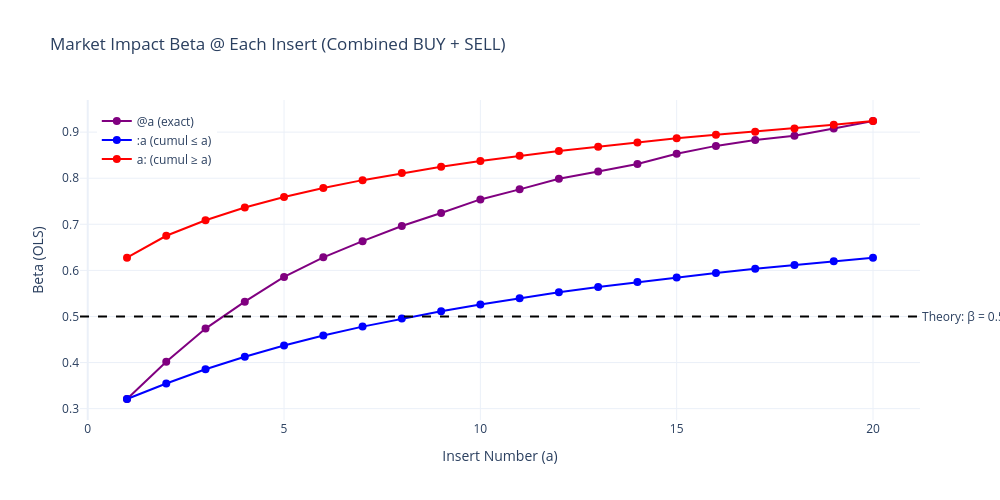

Here is the notebook cell this chart was saved with:
### Markdown cell above
## Beta @ Each Insert (Combined) - [@a, a:, :a]

3 curves on one plot:
- **@a** (exact): beta computed using only points where iteration == a
- **:a** (cumulative up to a): beta using points where iteration <= a
- **a:** (cumulative from a): beta using points where iteration >= a

### Code cell
def compute_beta_per_iteration_3modes(buy_books, buy_msgs, buy_cond_lens,
                                       sell_books, sell_msgs, sell_cond_lens,
                                       aggressive_indices_buy, aggressive_indices_sell):
    """
    Compute market impact beta for each iteration in 3 modes:
    - @a (exact): only points where iteration == a
    - :a (cumulative to): points where iteration <= a
    - a: (cumulative from): points where iteration >= a
    Returns: (beta_exact, beta_upto, beta_from) - each dict {iteration: beta}
    """
    eps = 1e-12
    common_sids = sorted(set(buy_books.keys()) & set(sell_books.keys()))
    
    all_points = []  # (x, y, sample_id, iteration, scenario)
    alphas = []
    
    for scenario, books, msgs, cond_lens, aggr_indices_gen in [
        ('BUY', buy_books, buy_msgs, buy_cond_lens, aggressive_indices_buy),
        ('SELL', sell_books, sell_msgs, sell_cond_lens, aggressive_indices_sell)
    ]:
        if len(aggr_indices_gen) == 0:
            continue
            
        for sid in common_sids:
            if sid not in books:
                continue
                
            msg_arr = msgs[sid]
            book_arr = books[sid]
            junction = cond_lens[sid]

            aggr_indices = get_absolute_aggressive_indices(aggr_indices_gen, junction)
            aggr_indices = aggr_indices[aggr_indices < len(msg_arr)]
            
            if len(aggr_indices) < 2:
                continue

            sizes = msg_arr[aggr_indices, 3].astype(float)
            prices = msg_arr[aggr_indices, 4].astype(float)

            first_idx = aggr_indices[0]
            ref_price = (book_arr[first_idx, 0] + book_arr[first_idx, 2]) / 2

            if ref_price <= 0:
                continue

            Q_cum = np.cumsum(sizes)
            notional_cum = np.cumsum(sizes * prices)
            vwap = notional_cum / np.maximum(Q_cum, eps)
            
            if scenario == 'BUY':
                impact = (vwap - ref_price) / ref_price
            else:
                impact = (ref_price - vwap) / ref_price
            
            impact = np.abs(impact)

            gen_msgs = msg_arr[junction:]
            exec_mask = gen_msgs[:, 1].astype(int) == 4
            V_exp = np.sum(gen_msgs[exec_mask, 3].astype(float)) if np.any(exec_mask) else 1.0
            V_exp = max(V_exp, eps)

            midprices = (book_arr[junction:, 0] + book_arr[junction:, 2]) / 2
            H, L = np.max(midprices), np.min(midprices)
            
            if H > L and L > 0:
                eta = np.log(H / L) / 0.8325546
                alphas.append(np.log(max(eta, eps)))

            valid_mask = impact > eps
            if np.sum(valid_mask) < 2:
                continue

            x_vals = np.log(Q_cum[valid_mask] / V_exp)
            y_vals = np.log(impact[valid_mask])
            iterations = np.arange(1, len(sizes) + 1)[valid_mask]
            
            for x, y, it in zip(x_vals, y_vals, iterations):
                all_points.append((x, y, sid, int(it), scenario))

    if not all_points or not alphas:
        print("No valid data for beta estimation")
        return {}, {}, {}

    alpha_global = np.mean(alphas)
    
    all_X = np.array([p[0] for p in all_points])
    all_Y = np.array([p[1] for p in all_points])
    all_iters = np.array([p[3] for p in all_points])
    
    unique_iters = sorted(set(all_iters))
    
    def compute_beta_for_mask(mask):
        X = all_X[mask]
        Y = all_Y[mask]
        y_adj = Y - alpha_global
        valid = np.isfinite(X) & np.isfinite(y_adj) & (X != 0)
        if np.sum(valid) < 2:
            return None
        return float(np.dot(X[valid], y_adj[valid]) / np.dot(X[valid], X[valid]))
    
    beta_exact = {}   # @a
    beta_upto = {}    # :a
    beta_from = {}    # a:
    
    for it in unique_iters:
        # @a: exact
        b = compute_beta_for_mask(all_iters == it)
        if b is not None:
            beta_exact[it] = b
        
        # :a: cumulative up to a
        b = compute_beta_for_mask(all_iters <= it)
        if b is not None:
            beta_upto[it] = b
        
        # a: cumulative from a
        b = compute_beta_for_mask(all_iters >= it)
        if b is not None:
            beta_from[it] = b
    
    return beta_exact, beta_upto, beta_from


print("Computing beta for each iteration (3 modes)...")
beta_exact, beta_upto, beta_from = compute_beta_per_iteration_3modes(
    buy_books, buy_msgs, buy_cond_lens,
    sell_books, sell_msgs, sell_cond_lens,
    AGGRESSIVE_INDICES_BUY, AGGRESSIVE_INDICES_SELL
)

if beta_exact:
    fig = go.Figure()
    
    # @a (exact)
    iters_e = sorted(beta_exact.keys())
    fig.add_trace(go.Scatter(
        x=iters_e, y=[beta_exact[i] for i in iters_e],
        mode='lines+markers',
        marker=dict(size=8, color='purple'),
        line=dict(color='purple', width=2),
        name='@a (exact)'
    ))
    
    # :a (cumulative up to)
    iters_u = sorted(beta_upto.keys())
    fig.add_trace(go.Scatter(
        x=iters_u, y=[beta_upto[i] for i in iters_u],
        mode='lines+markers',
        marker=dict(size=8, color='blue'),
        line=dict(color='blue', width=2),
        name=':a (cumul \u2264 a)'
    ))
    
    # a: (cumulative from)
    iters_f = sorted(beta_from.keys())
    fig.add_trace(go.Scatter(
        x=iters_f, y=[beta_from[i] for i in iters_f],
        mode='lines+markers',
        marker=dict(size=8, color='red'),
        line=dict(color='red', width=2),
        name='a: (cumul \u2265 a)'
    ))
    
    fig.add_hline(y=0.5, line_dash="dash", line_color="black", 
                  annotation_text="Theory: \u03b2 = 0.5", annotation_position="right")
    
    fig.update_layout(
        title='Market Impact Beta @ Each Insert (Combined BUY + SELL)',
        xaxis_title='Insert Number (a)',
        yaxis_title='Beta (OLS)',
        width=1000, height=500,
        template='plotly_white',
        hovermode='x',
        legend=dict(x=0.02, y=0.98)
    )
    
    fig.show()
    
    print(f"\nBeta values by iteration:")
    print(f"{'a':>4s} | {'@a':>8s} | {':a':>8s} | {'a:':>8s}")
    print("-" * 36)
    all_iters = sorted(set(list(beta_exact.keys()) + list(beta_upto.keys()) + list(beta_from.keys())))
    for it in all_iters:
        e = f"{beta_exact[it]:.4f}" if it in beta_exact else "   -"
        u = f"{beta_upto[it]:.4f}" if it in beta_upto else "   -"
        f_ = f"{beta_from[it]:.4f}" if it in beta_from else "   -"
        print(f"{it:4d} | {e:>8s} | {u:>8s} | {f_:>8s}")
else:
    print("No beta values computed")

### Figure 1 — Plotly figure (JSON) as saved in the notebook; plotly's stock layout.template omitted (floating-point values rounded to 4 significant figures)
{"data": [{"line": {"color": "purple", "width": 2}, "marker": {"color": "purple", "size": 8}, "mode": "lines+markers", "name": "@a (exact)", "type": "scatter", "x": [1, 2, 3, 4, 5, 6, 7, 8, 9, 10, 11, 12, 13, 14, 15, 16, 17, 18, 19, 20], "y": [0.3209, 0.4017, 0.4737, 0.5321, 0.5858, 0.6284, 0.6634, 0.6964, 0.7247, 0.754, 0.7758, 0.7987, 0.8148, 0.8309, 0.8531, 0.8702, 0.8829, 0.8921, 0.9081, 0.9242]}, {"line": {"color": "blue", "width": 2}, "marker": {"color": "blue", "size": 8}, "mode": "lines+markers", "name": ":a (cumul ≤ a)", "type": "scatter", "x": [1, 2, 3, 4, 5, 6, 7, 8, 9, 10, 11, 12, 13, 14, 15, 16, 17, 18, 19, 20], "y": [0.3209, 0.3544, 0.3855, 0.4124, 0.4369, 0.4587, 0.478, 0.4955, 0.5114, 0.5262, 0.5398, 0.5524, 0.5639, 0.5746, 0.5848, 0.5945, 0.6035, 0.6119, 0.6199, 0.6276]}, {"line": {"color": "red", "width": 2}, "marker": {"color": "red", "size": 8}, "mode": "lines+markers", "name": "a: (cumul ≥ a)", "type": "scatter", "x": [1, 2, 3, 4, 5, 6, 7, 8, 9, 10, 11, 12, 13, 14, 15, 16, 17, 18, 19, 20], "y": [0.6276, 0.6751, 0.7089, 0.7364, 0.7594, 0.7788, 0.7959, 0.8111, 0.8249, 0.8374, 0.8485, 0.8589, 0.8683, 0.8775, 0.8867, 0.8943, 0.9011, 0.9077, 0.916, 0.9242]}], "layout": {"annotations": [{"showarrow": false, "text": "Theory: β = 0.5", "x": 1, "xanchor": "left", "xref": "x domain", "y": 0.5, "yanchor": "middle", "yref": "y"}], "height": 500, "hovermode": "x", "legend": {"x": 0.02, "y": 0.98}, "shapes": [{"line": {"color": "black", "dash": "dash"}, "type": "line", "x0": 0, "x1": 1, "xref": "x domain", "y0": 0.5, "y1": 0.5, "yref": "y"}], "title": {"text": "Market Impact Beta @ Each Insert (Combined BUY + SELL)"}, "width": 1000, "xaxis": {"title": {"text": "Insert Number (a)"}}, "yaxis": {"title": {"text": "Beta (OLS)"}}}}
